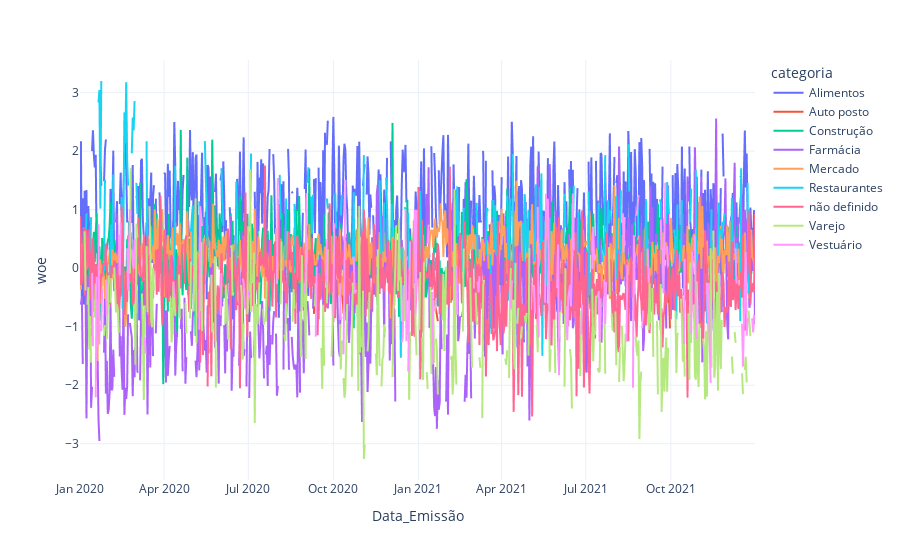

The notebook cell saved with this chart:
### Code cell
tab_reset = tab.reset_index()
fig = px.line(tab_reset, x='Data_Emissão', y='woe', color='categoria' , template='plotly_white')
fig.show()

### Figure 1 — Plotly figure (JSON) as saved in the notebook; plotly's stock layout.template omitted (floating-point values rounded to 4 significant figures; data arrays with more than 128 entries replaced by an {"elided": "..."} marker saying what was removed)
{"data": [{"hovertemplate": "categoria=Alimentos<br>Data_Emissão=%{x}<br>woe=%{y}<extra></extra>", "legendgroup": "Alimentos", "line": {"color": "#636efa", "dash": "solid"}, "marker": {"symbol": "circle"}, "mode": "lines", "name": "Alimentos", "showlegend": true, "type": "scattergl", "x": {"elided": "730 str values"}, "xaxis": "x", "y": {"elided": "730 float values"}, "yaxis": "y"}, {"hovertemplate": "categoria=Auto posto<br>Data_Emissão=%{x}<br>woe=%{y}<extra></extra>", "legendgroup": "Auto posto", "line": {"color": "#EF553B", "dash": "solid"}, "marker": {"symbol": "circle"}, "mode": "lines", "name": "Auto posto", "showlegend": true, "type": "scattergl", "x": {"elided": "371 str values"}, "xaxis": "x", "y": {"elided": "371 float values"}, "yaxis": "y"}, {"hovertemplate": "categoria=Construção<br>Data_Emissão=%{x}<br>woe=%{y}<extra></extra>", "legendgroup": "Construção", "line": {"color": "#00cc96", "dash": "solid"}, "marker": {"symbol": "circle"}, "mode": "lines", "name": "Construção", "showlegend": true, "type": "scattergl", "x": {"elided": "731 str values"}, "xaxis": "x", "y": {"elided": "731 float values"}, "yaxis": "y"}, {"hovertemplate": "categoria=Farmácia<br>Data_Emissão=%{x}<br>woe=%{y}<extra></extra>", "legendgroup": "Farmácia", "line": {"color": "#ab63fa", "dash": "solid"}, "marker": {"symbol": "circle"}, "mode": "lines", "name": "Farmácia", "showlegend": true, "type": "scattergl", "x": {"elided": "731 str values"}, "xaxis": "x", "y": {"elided": "731 float values"}, "yaxis": "y"}, {"hovertemplate": "categoria=Mercado<br>Data_Emissão=%{x}<br>woe=%{y}<extra></extra>", "legendgroup": "Mercado", "line": {"color": "#FFA15A", "dash": "solid"}, "marker": {"symbol": "circle"}, "mode": "lines", "name": "Mercado", "showlegend": true, "type": "scattergl", "x": {"elided": "731 str values"}, "xaxis": "x", "y": {"elided": "731 float values"}, "yaxis": "y"}, {"hovertemplate": "categoria=Restaurantes<br>Data_Emissão=%{x}<br>woe=%{y}<extra></extra>", "legendgroup": "Restaurantes", "line": {"color": "#19d3f3", "dash": "solid"}, "marker": {"symbol": "circle"}, "mode": "lines", "name": "Restaurantes", "showlegend": true, "type": "scattergl", "x": {"elided": "682 str values"}, "xaxis": "x", "y": {"elided": "682 float values"}, "yaxis": "y"}, {"hovertemplate": "categoria=não definido<br>Data_Emissão=%{x}<br>woe=%{y}<extra></extra>", "legendgroup": "não definido", "line": {"color": "#FF6692", "dash": "solid"}, "marker": {"symbol": "circle"}, "mode": "lines", "name": "não definido", "showlegend": true, "type": "scattergl", "x": {"elided": "731 str values"}, "xaxis": "x", "y": {"elided": "731 float values"}, "yaxis": "y"}, {"hovertemplate": "categoria=Varejo<br>Data_Emissão=%{x}<br>woe=%{y}<extra></extra>", "legendgroup": "Varejo", "line": {"color": "#B6E880", "dash": "solid"}, "marker": {"symbol": "circle"}, "mode": "lines", "name": "Varejo", "showlegend": true, "type": "scattergl", "x": {"elided": "718 str values"}, "xaxis": "x", "y": {"elided": "718 float values"}, "yaxis": "y"}, {"hovertemplate": "categoria=Vestuário<br>Data_Emissão=%{x}<br>woe=%{y}<extra></extra>", "legendgroup": "Vestuário", "line": {"color": "#FF97FF", "dash": "solid"}, "marker": {"symbol": "circle"}, "mode": "lines", "name": "Vestuário", "showlegend": true, "type": "scattergl", "x": {"elided": "611 str values"}, "xaxis": "x", "y": {"elided": "611 float values"}, "yaxis": "y"}, {"hovertemplate": "categoria=<br>Data_Emissão=%{x}<br>woe=%{y}<extra></extra>", "legendgroup": "", "line": {"color": "#FECB52", "dash": "solid"}, "marker": {"symbol": "circle"}, "mode": "lines", "name": "", "showlegend": false, "type": "scattergl", "x": ["total"], "xaxis": "x", "y": [0], "yaxis": "y"}], "layout": {"autosize": true, "legend": {"title": {"text": "categoria"}, "tracegroupgap": 0}, "margin": {"t": 60}, "xaxis": {"anchor": "y", "autorange": true, "domain": [0, 1], "range": ["2020-01-01", "2021-12-31"], "title": {"text": "Data_Emissão"}, "type": "date"}, "yaxis": {"anchor": "x", "autorange": true, "domain": [0, 1], "range": [-3.62, 3.557], "title": {"text": "woe"}, "type": "linear"}}}
